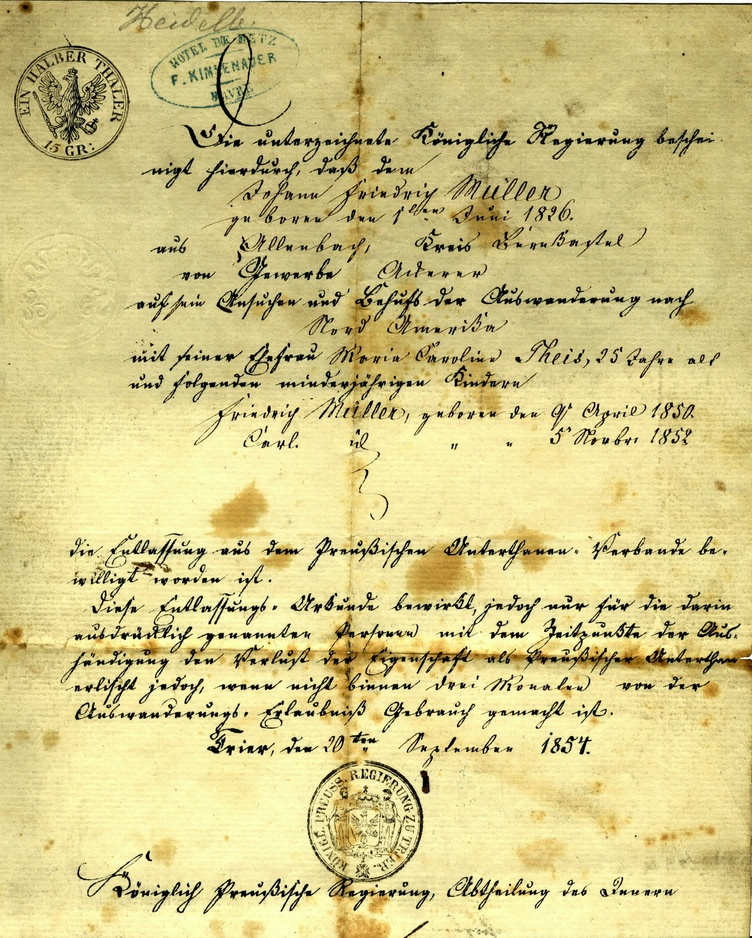
#> input picture B2.jpg, 752 x 938 px, shrunk from 2258 x 2814 before the run
$ jupyter execute 'LAB3 Hassaan Akbar Cheema 174351.ipynb'   (older library calls are emulated)
#> lines starting #> are read from the running program, lines starting #| are printed output that depends on the picture
[cell 1]
import numpy
import matplotlib
from PIL import Image
import os, sys
from PIL import ImageFilter
from scipy import misc
import numpy as np
import matplotlib.pyplot as plt
import sys as sys
import cv2
from scipy.signal import find_peaks

[cell 2]
##########################TASK1##############################

[cell 3]
image = misc.imread("B2.jpg")
#> image is the input picture: shape (938, 752, 3); mean R, G, B 210.6, 199.2, 135.6
im = Image.open("B2.jpg").convert("LA").save("wow.png")
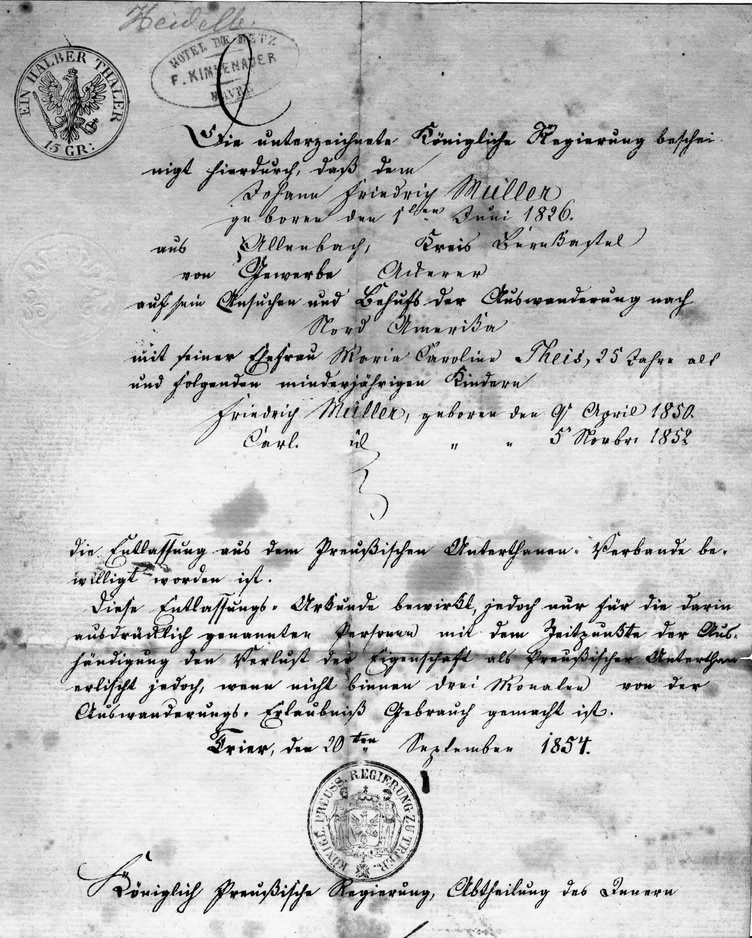
#> saved as wow.png: PIL image 752x938 LA; mean R, G, B, A 195.3, 195.3, 195.3, 255
im1 = misc.imread("wow.png")
# the shape of the image
print (image.shape)
#| (938, 752, 3)

# Intialize a new array of zeroes with the same shape
binary = np.zeros((image.shape[0],image.shape[1]));

def binarize(pixel):
    if pixel[0] >= 128:
        pixel[0] = 1
    else:
        pixel[0] = 0

    return pixel[0]

for r in range(len(im1)):
    for c in range(len(im1[r])):
        binary[r][c] = binarize(im1[r][c]);
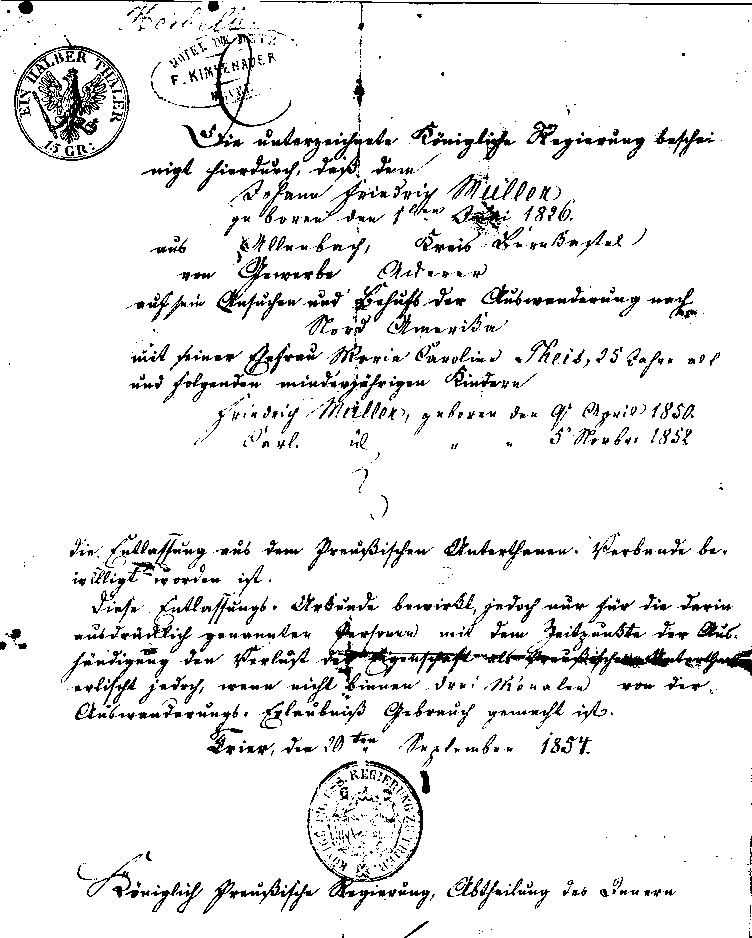
#> binary: shape (938, 752) float64; values 0 (black) and 1 (white), 92.1% white; black in thin lines or dots


plt.imshow(binary, cmap = matplotlib.cm.Greys_r)
plt.show()

[cell 4]
##########################TASK2##############################

[cell 5]
im = Image.open("wow.png").convert("LA").save("wow.png")
im1 = misc.imread("wow.png")
intensity = [0 for x in range(256)]

for r in range(len(im1)):
    for c in range(len(im1[r])):
        intensity[im1[r][c][0]]+=1
#> after the loop, intensity = 256 values, max 12918 at index 233, min 60 at index 0, mean 2755.4

[cell 6]
plt.hist(intensity,bins=50,rwidth=0.95)
plt.show()
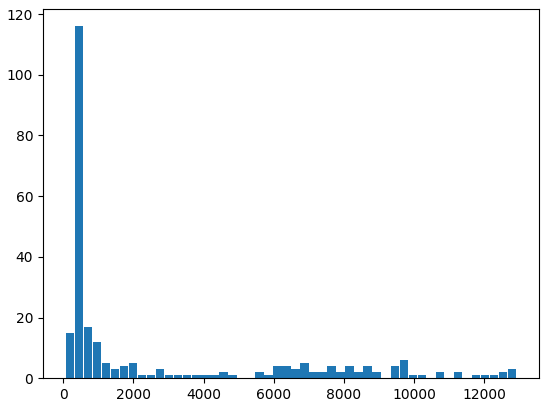
#> figure drawn by matplotlib, 1 panel; tallest bar 116 high, from x = 323.6 to 567.9

[cell 7]
plt.plot(intensity)
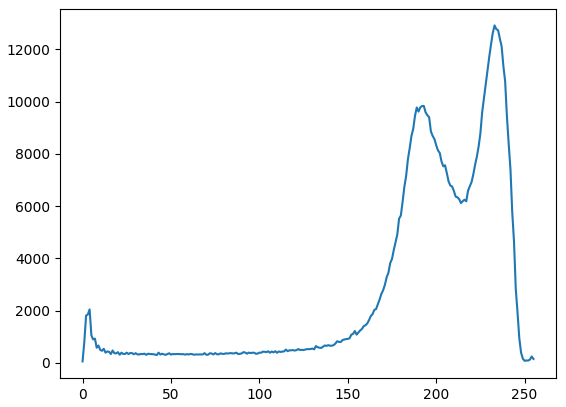
#> figure drawn by matplotlib, 1 panel; curve peaks at x = 233, y = 12918

[cell 8]
##########################TASK3##############################

[cell 9]
Image.open("t3.png").convert("L").save("t3_new.png")
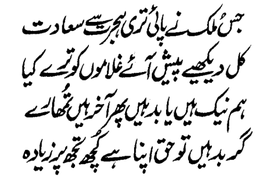
#> input picture t3.png, 256 x 178 px, shrunk from 769 x 534 before the run
xy_cut = misc.imread("t3_new.png")
xy_cut.shape
#> Out = (178, 256)

[cell 10]
plt.imshow(xy_cut, cmap = matplotlib.cm.Greys_r)
plt.show()

[cell 11]
xy_cut.shape
#> Out = (178, 256)

[cell 12]
xy_cut = misc.imread("t3_new.png")
for r in range(len(xy_cut)):
    count=0
    for c in range(len(xy_cut[r])):
        count += xy_cut[r][c];
        if count > 191000 :
            for c in range(len(xy_cut[r])):
                xy_cut[r][c] = 0

[cell 13]
plt.imshow(xy_cut, cmap = matplotlib.cm.Greys_r)
plt.show()

[cell 14]
xy_cut = misc.imread("t3_new.png")
switch = "on"
for r in range(len(xy_cut)):
    count=0
    for c in range(len(xy_cut[r])):
        count += xy_cut[r][c];
    if count <= 190000:
        switch = "medium"
    if switch == "medium" and count > 190000:
        switch = "on"
    if count > 190000 and switch == "on":
        for c in range(len(xy_cut[r])):
            xy_cut[r][c] = 0
        switch = "off"
#> this loop made 178 passes
